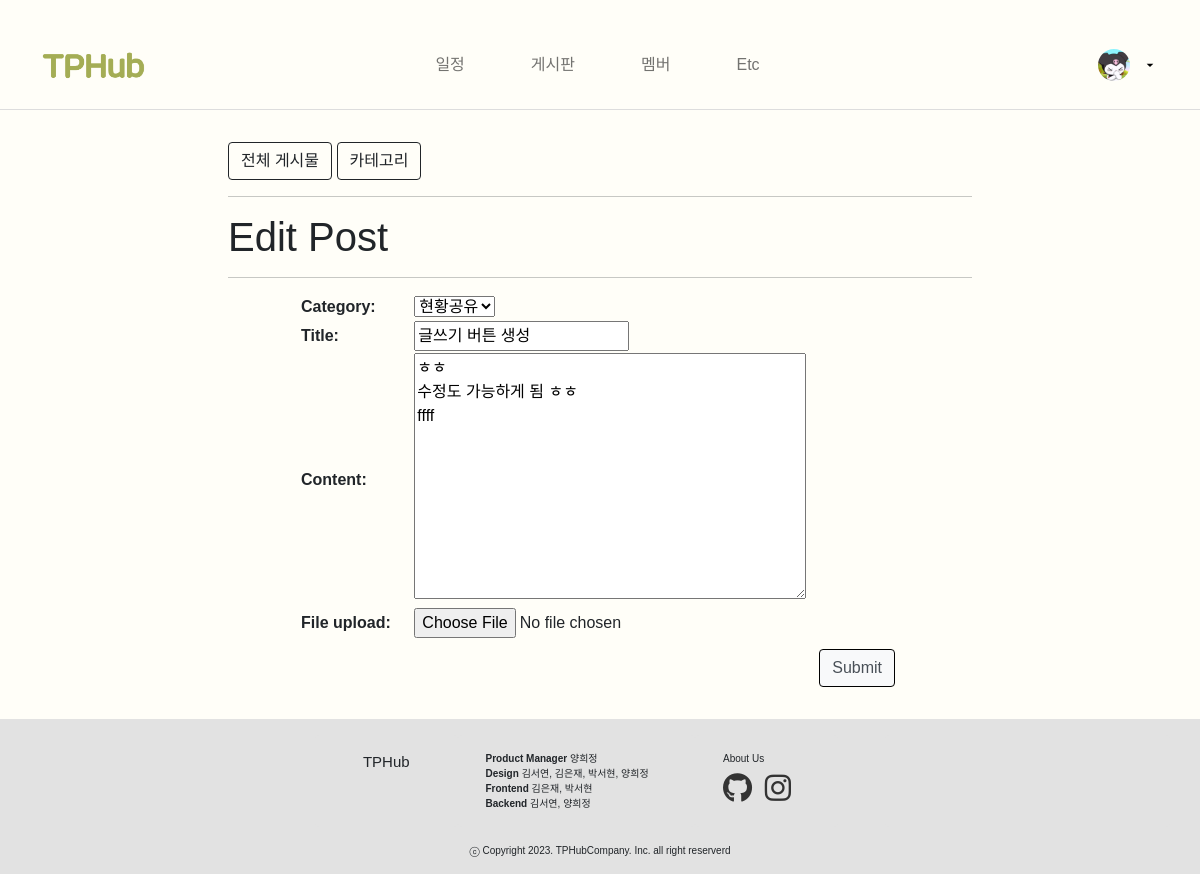
The app's page /board/update_post/1/ (signed in), older data.
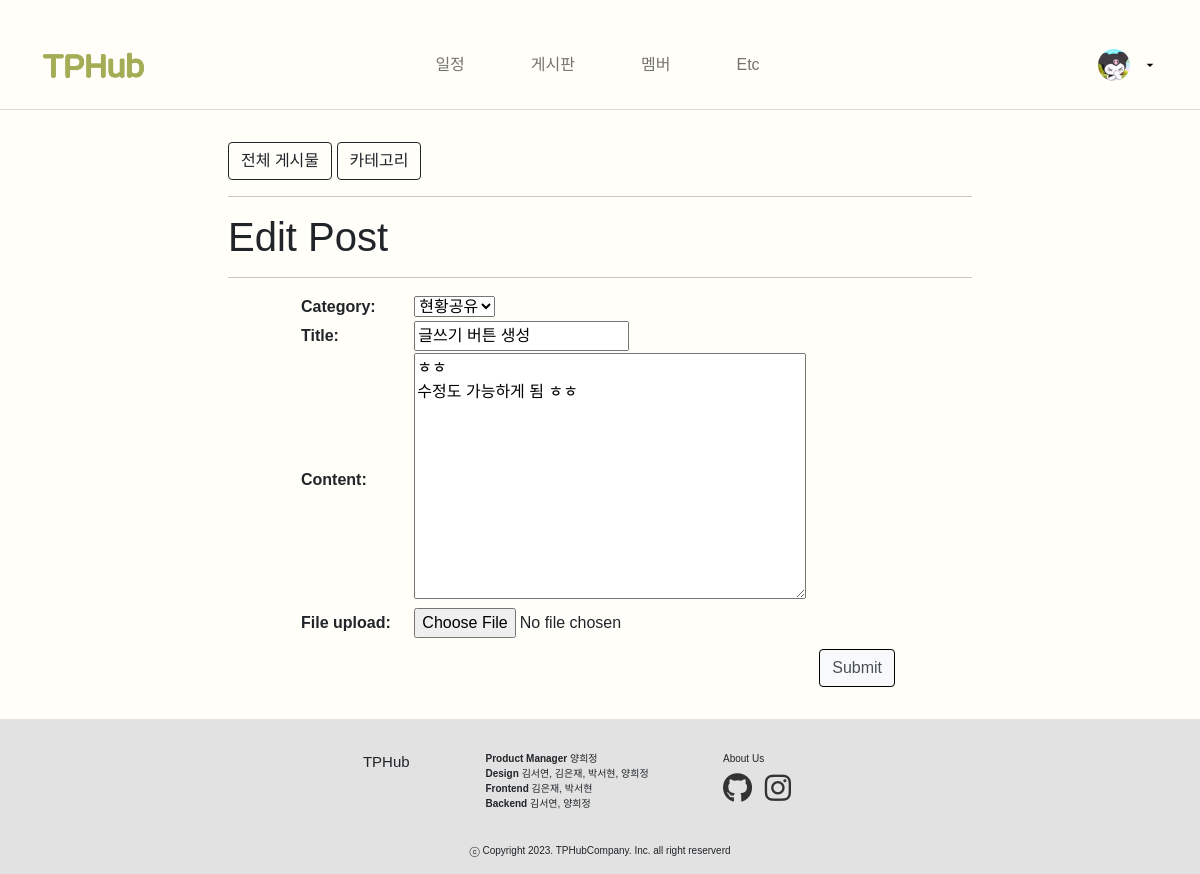
The same page, newer data.
### board/models.py (models this page shows, shortened)
class Post(models.Model):
    title = models.CharField(max_length=30)
    author = models.ForeignKey(User, null=True, blank=False, on_delete=models.SET_NULL)
    category = models.ForeignKey(Category, null=True, blank=False, on_delete=models.SET_NULL)
    content = models.TextField()
    file_upload = models.FileField(upload_to='blog/files/%Y/%m/%d/', blank=True)
    created_at = models.DateTimeField(auto_now_add=True)
    updated_at = models.DateTimeField(auto_now=True)

### board/views.py (the view)
# urls.py: path('update_post/<int:pk>/', views.PostUpdate.as_view()), # 글 수정
class PostUpdate(LoginRequiredMixin, UpdateView):
    model = Post
    fields = ['category', 'title', 'content', 'file_upload']
    template_name = 'board/post_update_form.html'
    def dispatch(self, request, *args, **kwargs):
        if request.user.is_authenticated and request.user == self.get_object().author:
            return super(PostUpdate, self).dispatch(request, *args, **kwargs)
        else:
            raise PermissionDenied

### board/models.py (called while the page is built)
    def __str__(self):
        return self.name

### board/templates/board/post_update_form.html (shortened to what this page needs)
{% extends 'board/base.html' %}
{% block main_area %}
    <h1> Edit Post</h1>
    <hr>
    <form method="post" enctype="multipart/form-data" style="max-width: 600px; margin: 0 auto;">
        <table style="width: 100%;">
            {{ form.as_table }}
        </table>
        <div style="text-align: right; margin-top: 10px;">
            <button type="submit" class="btn btn-primary custom-btn" style=" border: 1px solid #000000;background-color: #f8f9fa;
                color: #495057; margin-right: 5px;"> Submit
            </button>
        </div>
    </form>
{% endblock %}

Row changes from the older to the newer data that the page shows:
changed Post "현황공유": content "ㅎㅎ 수정도 가능하게 됨 ㅎㅎ ffff" → "ㅎㅎ 수정도 가능하게 됨 ㅎㅎ"
